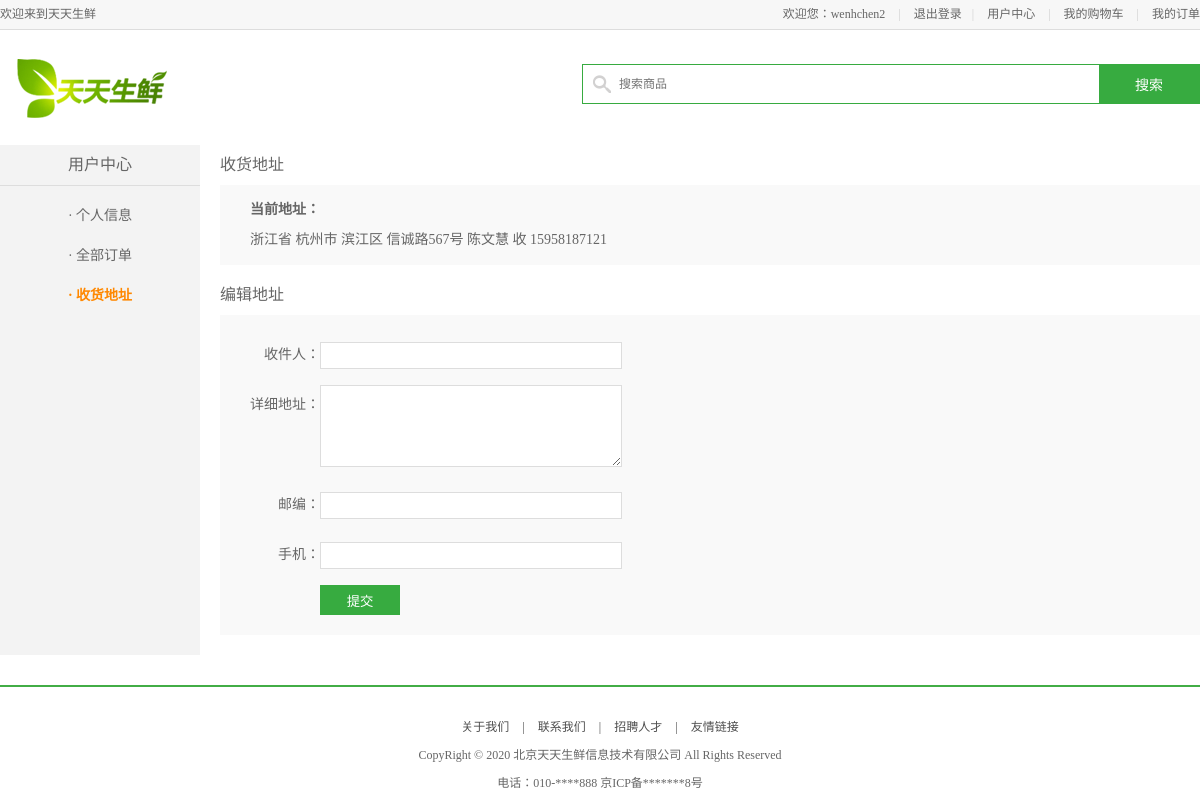
The app's page /user/address (signed in) with its own data.
### apps/user/models.py (models this page shows, shortened)
class User(AbstractUser):
    class Meta:
        db_table = 'df_user'
        verbose_name = '用户'
        verbose_name_plural = verbose_name

class Address(models.Model):
    user = models.ForeignKey('User', verbose_name='所属用户', on_delete=models.CASCADE)
    receiver = models.CharField(max_length=20, verbose_name='收件人')
    addr = models.CharField(max_length=256, verbose_name='收件地址')
    zip_code = models.CharField(max_length=6, null=True, verbose_name='邮政编码')
    phone = models.CharField(max_length=11, verbose_name='联系电话')
    is_default = models.BooleanField(default=False, verbose_name='是否默认')
    class Meta:
        db_table = 'df_address'
        verbose_name = '地址'
        verbose_name_plural = verbose_name

### apps/user/views.py (the view, shortened to what this page needs)
# urls.py: path('address', AddressView.as_view(), name='address'),
class AddressView(LoginRequiredMixin, View):
    def get(self, request):
        user = request.user
        addr_default = None
        try:
            addr_default = Address.objects.get(user=user, is_default=True)
        except Address.DoesNotExist:
            addr_default = None
        return render(request, 'user_center_address.html', {'page':'address', 'addr_default': addr_default})

### templates/user_center_address.html (shortened to what this page needs)
{% extends 'base_user_center.html' %}
{% load static %}
{% block right_content %}
	<div class="right_content clearfix">
		<h3 class="common_title2">收货地址</h3>
		<div class="site_con">
			<dl>
				<dt>当前地址：</dt>
				{% if addr_default %}
					<dd>{{ addr_default.addr }} {{ addr_default.receiver }} 收 {{ addr_default.phone }}</dd>
				{% else %}
					<dd>无默认收货地址</dd>
				{% endif %}
			</dl>
		</div>
		<h3 class="common_title2">编辑地址</h3>
		<div class="site_con">
			<form method="post" action="/user/address">
				<div class="form_group">
					<label>收件人：</label>
					<input type="text" name="receiver">
				</div>
				<div class="form_group form_group2">
					<label>详细地址：</label>
					<textarea class="site_area" name="addr"></textarea>
				</div>
				<div class="form_group">
					<label>邮编：</label>
					<input type="text" name="zip_code">
				</div>
				<div class="form_group">
					<label>手机：</label>
					<input type="text" name="phone">
				</div>
				<input type="submit" name="" value="提交" class="info_submit">
			</form>
		</div>
	</div>
{% endblock right_content %}

### templates/base.html (shortened to what this page needs)
<!DOCTYPE html PUBLIC "-//W3C//DTD XHTML 1.0 Transitional//EN" "http://www.w3.org/TR/xhtml1/DTD/xhtml1-transitional.dtd">
<html xmlns="http://www.w3.org/1999/xhtml" xml:lang="en">
{% load static %}
<head>
	<link rel="stylesheet" type="text/css" href="{% static 'css/reset.css' %}">
	<link rel="stylesheet" type="text/css" href="{% static 'css/main.css' %}">
</head>
<body>
	{% block header_con %}
		<div class="header_con">
			<div class="header">
				<div class="welcome fl">欢迎来到天天生鲜</div>
				<div class="fr">
					{% if user.is_authenticated %}
						<div class="login_btn fl">
							欢迎您：<em>{{ user.username }}</em>
							<span>|</span>
							<a href="{% url 'user:logout' %}">退出登录</a>
						</div>
					{% else %}
						<div class="login_btn fl">
							<a href="{% url 'user:login' %}">登录</a>
							<span>|</span>
							<a href="{% url 'user:register' %}">注册</a>
						</div>
					{% endif %}
					<div class="user_link fl">
						<span>|</span>
						<a href="{% url 'user:info' %}">用户中心</a>
						<span>|</span>
						<a href="{% url 'cart:info' %}">我的购物车</a>
						<span>|</span>
						<a href="{% url 'user:order' 1 %}">我的订单</a>
					</div>
				</div>
			</div>
		</div>
	{% endblock header_con  %}
	{% block search_bar %}{% endblock search_bar %}
	{% block body %}
	{% endblock body %}
	<div class="footer">
		<div class="foot_link">
			<a href="#">关于我们</a>
			<span>|</span>
			<a href="#">联系我们</a>
			<span>|</span>
			<a href="#">招聘人才</a>
			<span>|</span>
			<a href="#">友情链接</a>
		</div>
		<p>CopyRight © 2020 北京天天生鲜信息技术有限公司 All Rights Reserved</p>
		<p>电话：010-****888    京ICP备*******8号</p>
	</div>
</body>
</html>

### static/css/main.css (style rules this page uses)
body { font-family:'Microsoft Yahei';font-size:12px;color:#666; }
html,body { height:100% }
.header_con { background-color:#f7f7f7; height:29px; border-bottom:1px solid #dddddd }
.header { width:1200px; height:29px; margin:0 auto; }
.welcome,.login_info,.login_btn,.user_link { line-height:29px; }
.login_btn a,.user_link a { color:#666; }
.login_btn span,.user_link span { color:#cecece; margin:0 10px; }
.footer { border-top:2px solid #42ad46; margin:30px 0; }
.foot_link { text-align:center;margin-top:30px; }
.foot_link a,.foot_link span { color:#4e4e4e; }
.foot_link span { padding:0 10px }
.footer p { text-align:center; margin-top:10px; }
.right_content { width:980px; float:right; min-height:500px; }
.common_title2 { height:20px;line-height:20px;font-size:16px;margin:10px 0; }
.site_con { background-color:#f9f9f9; padding:10px 0; margin-bottom:20px; }
.site_con dt { font-size:14px; line-height:30px; text-indent:30px; font-weight:bold; }
.site_con dd { font-size:14px; line-height:30px; text-indent:30px; }
.site_con .form_group { height:40px; line-height:40px; margin-top:10px; }
.site_con .form_group label { width:100px; float:left; text-align:right; font-size:14px; height:40px; line-height:40px; }
.site_con .form_group input { width:300px; height:25px; border:1px solid #ddd; float:left; outline:none; margin-top:7px; text-indent:10px; }
.site_con .form_group2 { height:90px; }
.site_area { width:280px; height:60px; border:1px solid #ddd; outline:none; padding:10px; }
.info_submit { width:80px; height:30px; background-color:#37ab40; border:0px; color:#fff; margin:10px 0 10px 100px; cursor:pointer; font-family:'Microsoft Yahei' }

### records on screen
User: username "wenhchen2"
Address: addr "浙江省 杭州市 滨江区 信诚路567号", receiver "陈文慧", phone "15958187121"
